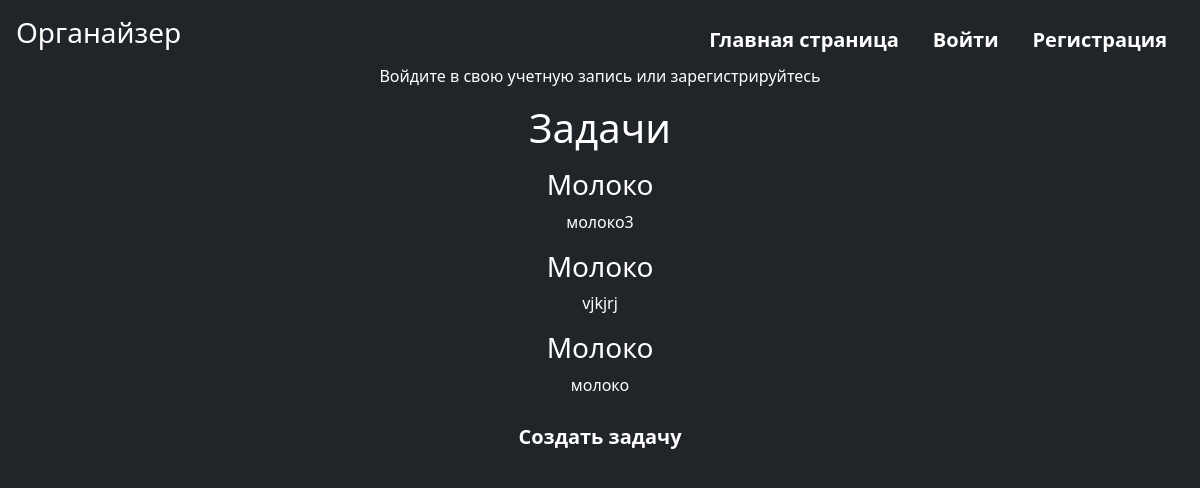
Page /my_works on the earlier database version.
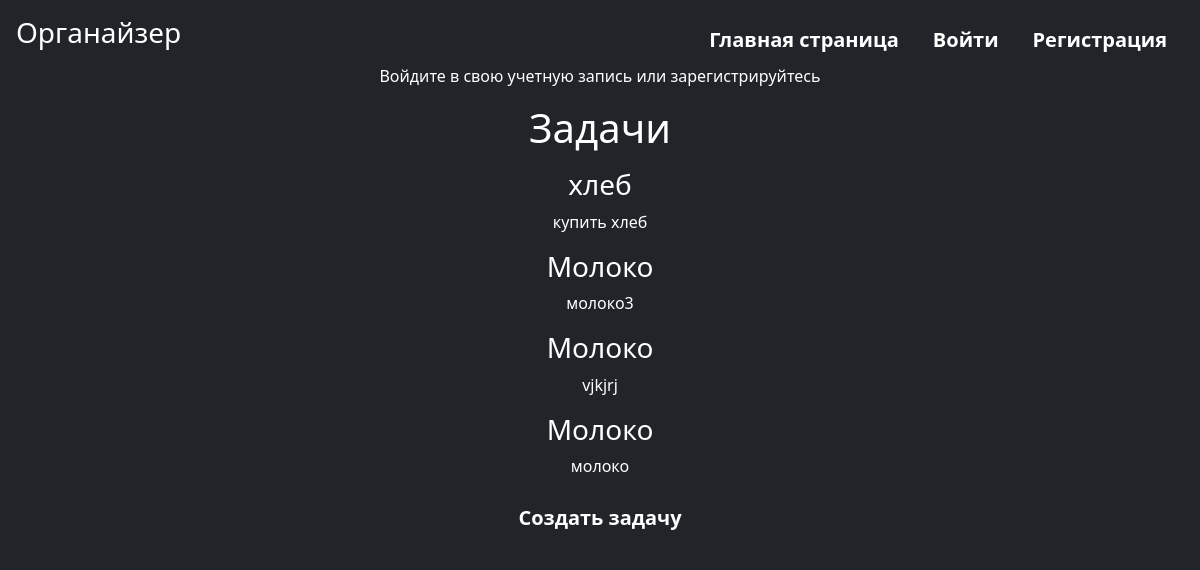
Same page on the later database version.
### main/models.py (models this page shows, shortened)
class Task(models.Model):
    title = models.CharField('Заголовок', max_length=50)
    task = models.TextField('Содержание')

### main/views.py (the view)
# urls.py: path('my_works', views.my_works, name='my_works'),
def my_works(request):
    tasks = Task.objects.order_by('-id')
    dic = {'tasks':tasks}
    return render(request, 'main/my_works.html', dic)

### main/templates/main/my_works.html (shortened to what this page needs)
{%extends 'main/base.html'%}
{%block sign%}
    <nav class="nav justify-content-center float-md-end">
        <a class="btn btn-lg btn-secondary fw-bold border-dark bg-dark" href="/">Главная страница</a>
        <a class="btn btn-lg btn-secondary fw-bold border-dark bg-dark" href="/accounts/login">Войти</a>
        <a class="btn btn-lg btn-secondary fw-bold border-dark bg-dark" href="/accounts/sign">Регистрация</a>
    </nav>
{%endblock%}
{%block content%}
    <h1>Задачи</h1>
    <p class="lead">
        {% if tasks %}
        {% for task in tasks %}
            <div>
                <h3>{{ task.title }}</h3>
                <p>{{ task.task}}</p>
            </div>
        {% endfor %}
        {% else %}
        <div>
            <p>Нет записей</p>
        </div>
        {% endif %}
    </p>
    <p class="lead">
      <a href="/create" class="btn btn-lg btn-secondary fw-bold border-dark bg-dark">Создать задачу</a>
    </p>
{%endblock%}

### main/templates/main/base.html (shortened to what this page needs)
<!DOCTYPE html>
<html lang="ru">
<head>
    <link href="https://cdn.jsdelivr.net/npm/bootstrap@5.0.0-beta1/dist/css/bootstrap.min.css" rel="stylesheet">
</head>
<body class="d-flex h-100 text-center text-white bg-dark">
<div class="cover-container d-flex w-100 h-100 p-3 mx-auto flex-column">
  <header class="mb-auto">
      <div>
      <h3 class="float-md-start mb-0">Органайзер</h3>
      {%block sign%}{%endblock%}
    </div>
  </header>
    <h8 class="float-md-start mb-0">
    {%if user.is_authenticated%}
      <p>Добро пожаловать {{user.username}}</p>
      <p><a href="{%url 'logout'%}">Выйти</a></p>
  {%else%}
      <p>Войдите в свою учетную запись или зарегистрируйтесь</p>
  {%endif%}
        </h8>
  <main class="container">
      {%block content%}{%endblock%}
  </main>
</div>
</body>
</html>

Differences in the rows shown:
added Task: title "хлеб", task "купить хлеб"
